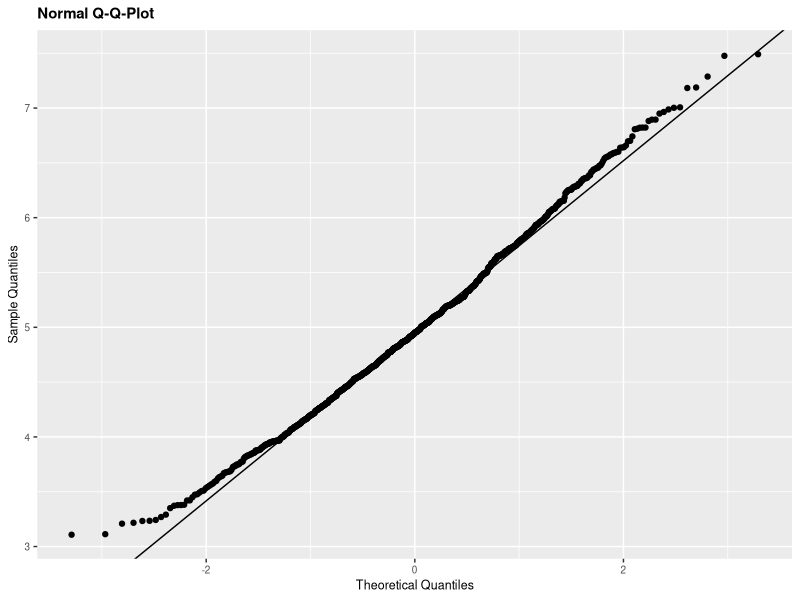
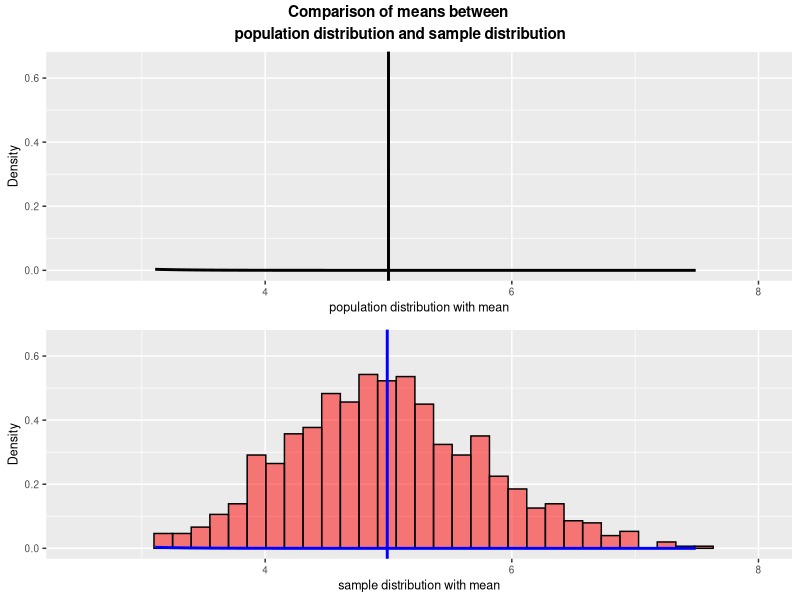
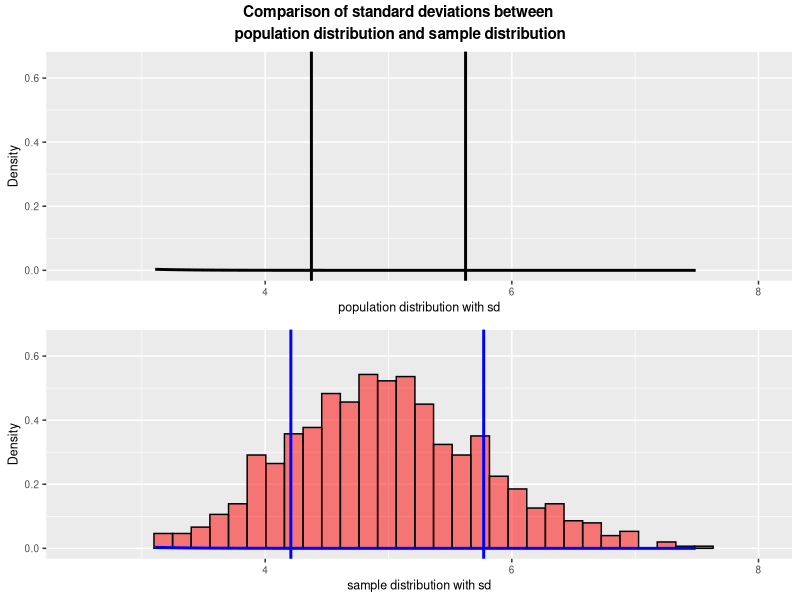

Generate these figures, in order, with R:
## ---- chunk 1
library(knitr)
opts_chunk$set(dev = 'pdf')
## ---- chunk 2
lambda = 0.2; E_exp = 1 / lambda; sd_exp = 1 / lambda
## ---- chunk 3
E40 <- E_exp; sd40 <- 1 / (lambda^2*40); var40 <- sd40^2
## ---- chunk 4
set.seed(1); nosim = 1000; average_exp = NULL
## ---- chunk 5
for (i in 1:1000) average_exp = c(average_exp, mean(rexp(40,0.2)))
dat = data.frame(average_exp = average_exp)
mean_dat = mean(dat$average_exp)
## ---- chunk 6
suppressWarnings(suppressMessages(library(ggplot2)))
suppressWarnings(suppressMessages(library(gridExtra)))
suppressWarnings(suppressMessages(library(grid)))
## ---- chunk 7
vec <- average_exp 
y <- quantile(vec, c(0.25, 0.75)); x <- qnorm(c(0.25, 0.75))
slope <- diff(y)/diff(x); int <- y[1L] - slope * x[1L]

d <- data.frame(resids = vec)
ggplot(d, aes(sample = resids)) + stat_qq() + geom_abline(slope = slope, intercept = int) +
    ylab("Sample Quantiles") + xlab("Theoretical Quantiles") +ggtitle("Normal Q-Q-Plot") +
    theme(text = element_text(size=9), plot.title=element_text(face='bold'))
## ---- chunk 8
g = ggplot(dat, aes(x=average_exp)) + coord_cartesian(ylim = c(0, 0.65), xlim = c(2.5,8)) +
    theme(text = element_text(size=9))
## ---- chunk 9
g1 = g + stat_function(fun = dnorm, size = 1, arg = list(sd=sd40, mean=E40)) +
    geom_vline(aes(xintercept=E40),colour='black',size=1) +
    xlab('population distribution with mean') +
    ylab('Density')
## ---- chunk 10
g2 = g + geom_histogram(colour='black', fill='red',aes(y = ..density..), 
                   alpha=0.5,bin=(max(average_exp)-min(average_exp))/30) +   
    stat_function(fun = dnorm, size = 1, 
                  arg = list(sd=sd(dat$average_exp), mean=mean(dat$average_exp)), 
                  color='blue') + 
    geom_vline(aes(xintercept=mean(average_exp)),colour='blue',size=1) +
    xlab('sample distribution with mean') + ylab('Density')
grid.arrange(g1, g2, nrow=2, 
             top=textGrob('Comparison of means between 
population distribution and sample distribution',
                          gp=gpar(fontsize=11,fontface='bold')))
## ---- chunk 11
g1 = g + stat_function(fun = dnorm, size = 1, arg = list(sd=sd40, mean=E40)) +
    geom_vline(aes(xintercept=E40-sd40),colour='black',size=1) +
    geom_vline(aes(xintercept=E40+sd40),colour='black',size=1) +
    xlab('population distribution with sd') +
    ylab('Density')
g2 = g + geom_histogram(colour='black', fill='red',aes(y = ..density..), 
                   alpha=0.5,bin=(max(average_exp)-min(average_exp))/30) +   
    stat_function(fun = dnorm, size = 1, 
                  arg = list(sd=sd(dat$average_exp), mean=mean(dat$average_exp)), 
                  color='blue') + 
    geom_vline(aes(xintercept=mean(average_exp)-sd(average_exp)),colour='blue',size=1) +
    geom_vline(aes(xintercept=mean(average_exp)+sd(average_exp)),colour='blue',size=1) +    
    xlab('sample distribution with sd') +
    ylab('Density')

grid.arrange(g1, g2, nrow=2, 
             top=textGrob('Comparison of standard deviations between 
population distribution and sample distribution',
                          gp=gpar(fontsize=11,fontface='bold')))
## ---- chunk 12
var_av = (sd(average_exp))^2
